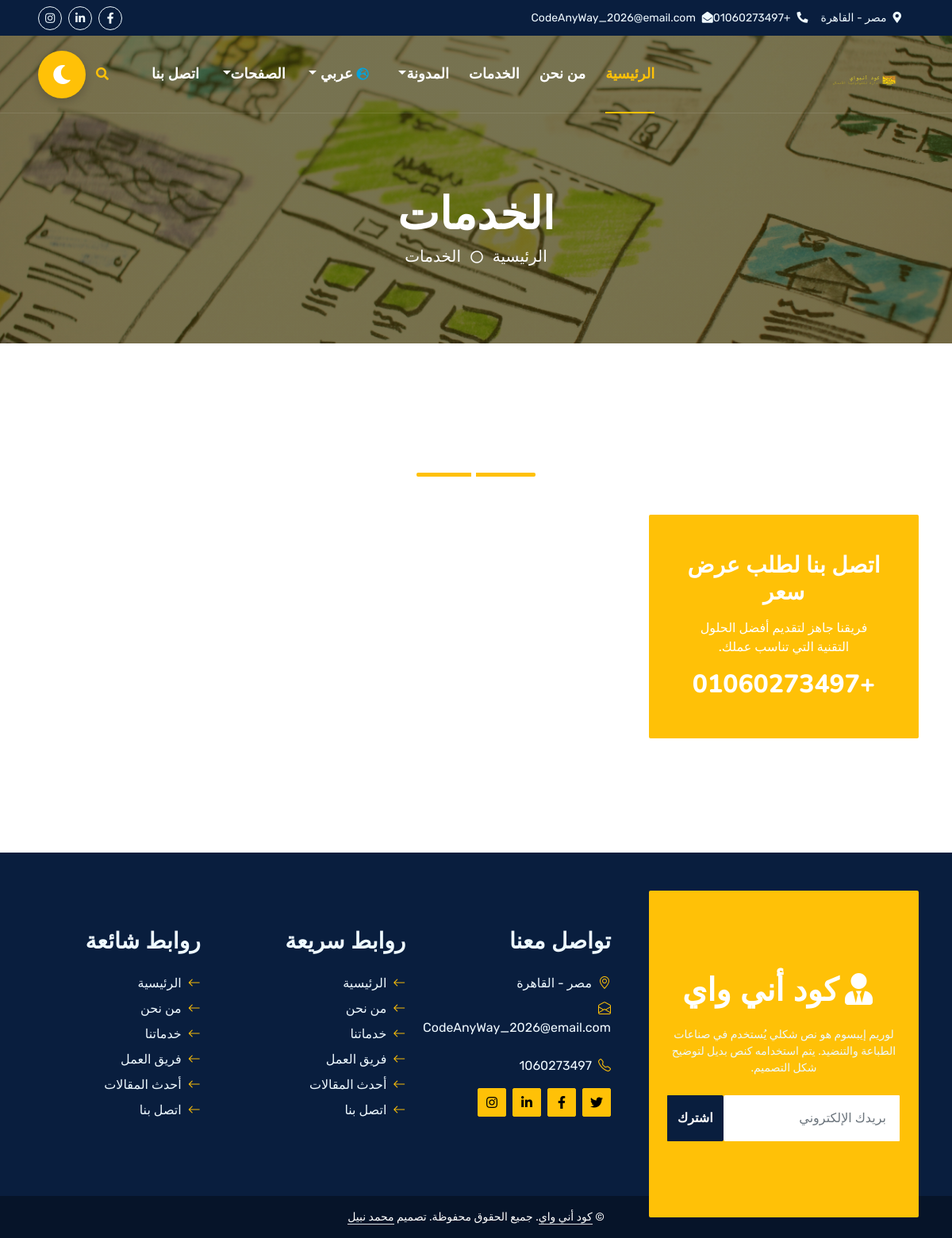
Before: /ar/services/ with the older database file.
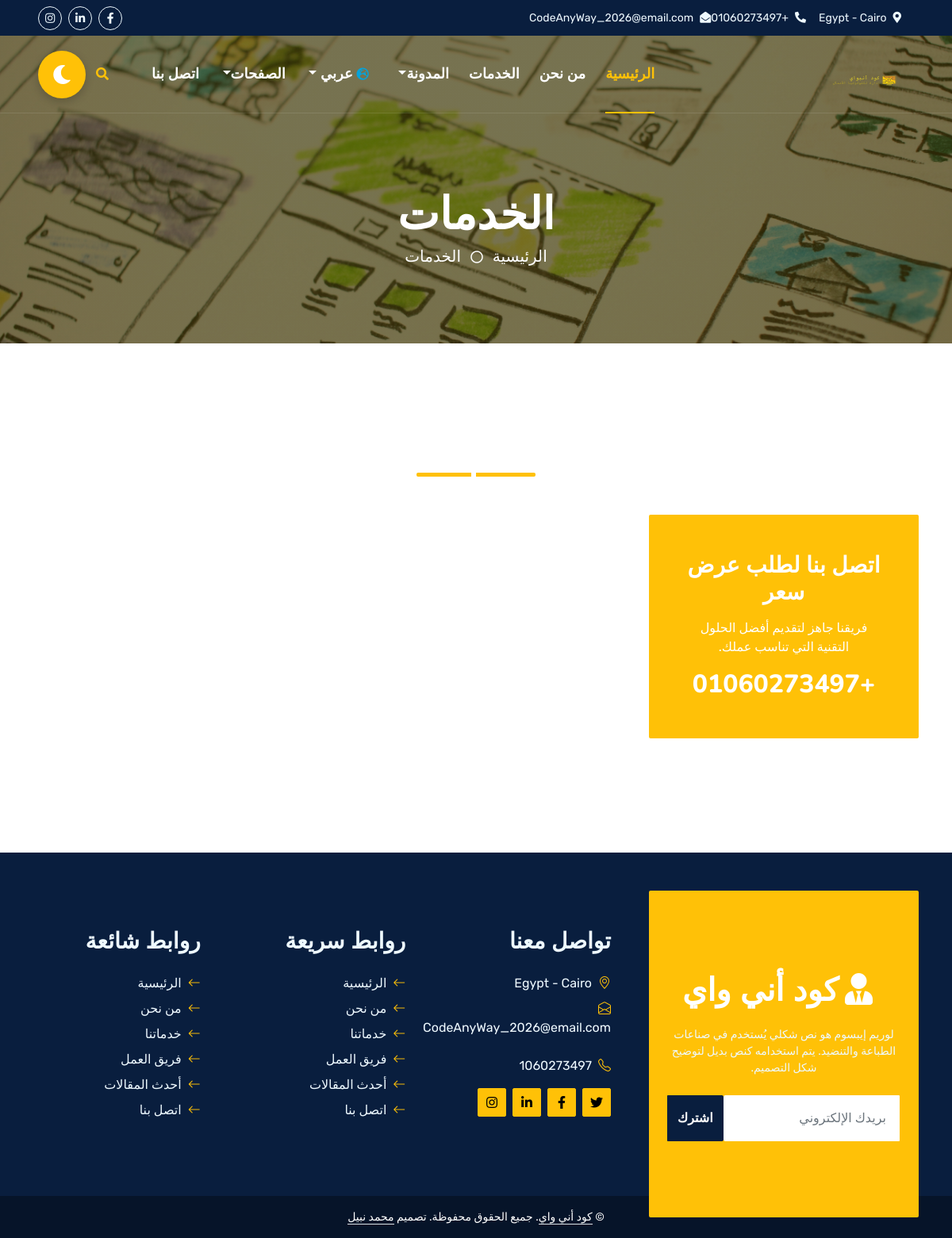
After: the same page with the newer database file.
### contact/models.py (models this page shows, shortened)
class info(models.Model):
    phone_contact = models.IntegerField(null=True, blank=True)
    email_contact = models.EmailField(max_length=25, null=True, blank=True)
    location_contact = models.CharField(max_length=60, null=True, blank=True)
    location_contact_ar = models.CharField(max_length=60, null=True, blank=True)
    iframe_map_contact = models.CharField(null=True, blank=True)
    class Meta:
        db_table = ''
        managed = True
        verbose_name = 'Info'
        verbose_name_plural = 'Info'

### hero/models.py (models this page shows, shortened)
class HeroSlider(models.Model):
    title_site = models.CharField(max_length=200)
    title_site_ar = models.CharField(max_length=200)
    logo_site = models.ImageField(upload_to='hero_images/')
    logo_site_ar = models.ImageField(upload_to='hero_images/')
    favicon_site = models.ImageField(upload_to='hero_images/')
    created_at = models.DateTimeField(auto_now_add=True)
    class Meta:
        verbose_name = "Hero Slider"
        verbose_name_plural = "Hero Sliders"

### services/views.py (the view)
# urls.py: path('services/', include('services.urls'), name='services'),
def services(request):
    info_contact = info.objects.first()
    social_media_contacts = social_media_info.objects.all()
    hero_sliders = HeroSlider.objects.first()
    heroes = Hero.objects.all()
    service_starts = ServiceStart.objects.first()
    service_items = ServiceItem.objects.all()
    context = {
        'service_starts': service_starts,
        'service_items': service_items,
        'info_contact': info_contact,
        'social_media_contacts': social_media_contacts,
        'hero_sliders': hero_sliders,
        'heroes': heroes,
    }
    return render(request, 'home_services/services_list.html', context)

### services/templates/home_services/services_list.html (shortened to what this page needs)
{% extends "base.html" %}
{% load static %}
{% load i18n %}
{% block content_ar %}
    <div class="container-fluid bg-primary py-5 bg-header mb-5" dir="rtl">
        <div class="row py-5">
            <div class="col-12 pt-lg-5 mt-lg-5 text-center">
                <h1 class="display-4 text-white animated zoomIn">الخدمات</h1>
                <a href="{% url 'core:home' %}" class="h5 text-white">الرئيسية</a>
                <i class="far fa-circle text-white px-2"></i>
                <a href="{% url 'services' %}" class="h5 text-white">الخدمات</a>
            </div>
        </div>
    </div>
    <div id="services" class="container-fluid py-5 wow fadeInUp" data-wow-delay="0.1s" dir="rtl">
        <div class="container py-5">
            <div class="section-title text-center position-relative pb-3 mb-5 mx-auto" style="max-width: 600px;">
            </div>
            <div class="row g-5">
                <div class="col-lg-4 col-md-6 wow zoomIn" data-wow-delay="0.9s">
                    <div class="position-relative bg-warning rounded h-100 d-flex flex-column align-items-center justify-content-center text-center p-5">
                        <h3 class="text-white mb-3">اتصل بنا لطلب عرض سعر</h3>
                        <p class="text-white mb-3">فريقنا جاهز لتقديم أفضل الحلول التقنية التي تناسب عملك.</p>
                        <h2 class="text-white mb-0">+0{{ info_contact.phone_contact }}</h2>
                    </div>
                </div>
            </div>
        </div>
    </div>
{% endblock content_ar %}

### templates/parts/topbar.html (shortened to what this page needs)
{% load static %}
{% load i18n %}
{% if LANGUAGE_CODE == 'ar' %}
    <div class="container-fluid bg-dark px-5 d-none d-lg-block" dir="rtl">
        <div class="row gx-0">
            <div class="col-lg-8 text-center text-lg-end mb-2 mb-lg-0">
                <div class="d-inline-flex align-items-center" style="height: 45px;">
                    <small class="me-3 text-light"><i class="fa fa-map-marker-alt ms-2"></i>{{ info_contact.location_contact }}</small>
                    <small class="me-3 text-light"><i class="fa fa-phone-alt ms-2"></i>+0{{ info_contact.phone_contact }}</small>
                    <small class="text-light"><i class="fa fa-envelope-open ms-2"></i>{{ info_contact.email_contact }}</small>
                </div>
            </div>
            <div class="col-lg-4 text-center text-lg-start">
                <div class="d-inline-flex align-items-center" style="height: 45px;">
                    {% for social in social_media_contacts %}
                        <a class="btn btn-sm btn-outline-light btn-sm-square rounded-circle me-2" href="{{ social.link }}"><i class="fab {{ social.icon_name }} fw-normal"></i></a>
                    {% endfor %}
                </div>
            </div>
        </div>
    </div>
{% endif %}

### templates/parts/navbar.html (shortened to what this page needs)
{% load static %}
{% load i18n %}
{% if LANGUAGE_CODE == 'ar' %}
    <div class="container-fluid position-relative p-0" dir="rtl">
        <nav class="navbar navbar-expand-lg navbar-dark px-5 py-3 py-lg-0">
                <h1 class="m-0">
                    <a href="{% url 'core:home' %}" class="navbar-brand p-0">
                        {% if hero_sliders %}
                            <img src="{{ hero_sliders.logo_site_ar.url }}" alt="الشعار" style="width: 30%; height: 100%;">
                        {% else %}
                            <img src="{% static 'img/2-textcode.png' %}" alt="الشعار" style="width: 30%; height: 100%;">
                        {% endif %}
                    </a>
                </h1>
            <div class="collapse navbar-collapse" id="navbarCollapse">
                <div class="navbar-nav me-auto py-0 text-end" style="width: max-content;">
                    <a href="{% url 'core:home' %}" class="nav-item nav-link active">الرئيسية</a>
                    <a href="{% if home %}#about{% else %}{% url 'core:home' %}#about{% endif %}" class="nav-item nav-link">من نحن</a>
                    <a href="{% if home %}#services{% else %}{% url 'services' %}#services{% endif %}" class="nav-item nav-link">الخدمات</a>
                    <div class="nav-item dropdown">
                        <a href="#" class="nav-link dropdown-toggle" data-bs-toggle="dropdown">المدونة</a>
                    </div>
                    <div class="nav-item dropdown">
                        <form action="{% url 'set_language' %}" method="post" class="d-inline">
                            <a href="#" class="nav-link dropdown-toggle" data-bs-toggle="dropdown">
                            <small><i class="fas fa-globe-europe text-primary me-2"></i></small>
                            {% get_current_language as LANGUAGE_CODE %}
                            {% if LANGUAGE_CODE == "ar" %}
                                عربي
                            {% else %}
                                English
                            {% endif %}
                            </a>
                        </form>
                    </div>
                    <div class="nav-item dropdown">
                        <a href="#" class="nav-link dropdown-toggle" data-bs-toggle="dropdown">الصفحات</a>
                    </div>
                    <a href="{% url 'contact:contact_home' %}" class="nav-item nav-link">اتصل بنا</a>
                </div>
                <div class="d-flex align-items-center">
                    <button type="button" class="btn text-warning me-3" data-bs-toggle="modal" data-bs-target="#searchModal">
                        <i class="fa fa-search"></i>
                    </button>
                    <button class="dark-mode-btn" id="darkModeToggle">
                        <i class="fas fa-moon" id="darkModeIcon"></i>
                    </button>
                </div>
            </div>
        </nav>
    </div>
{% endif %}

### templates/parts/footer.html (shortened to what the changed rows need)
{% load static %}
{% load i18n %}
{% if LANGUAGE_CODE == 'ar' %}
    <div class="container-fluid bg-dark text-light mt-5 wow fadeInUp" data-wow-delay="0.1s" dir="rtl">
        <div class="container py-5">
            <div class="row gx-5">
                <div class="col-lg-4 col-md-6 footer-about">
                    <div class="d-flex flex-column align-items-center justify-content-center text-center h-100 bg-warning p-4 rounded">
                        <a href="index.html" class="navbar-brand mb-3">
                            <h1 class="m-0 text-white"><i class="fa fa-user-tie ms-2"></i>كود أني واي</h1>
                        </a>
                        <p class="mb-4 small">لوريم إيبسوم هو نص شكلي يُستخدم في صناعات الطباعة والتنضيد. يتم استخدامه كنص بديل لتوضيح شكل التصميم.</p>
                        <form action="">
                            <div class="input-group">
                                <input type="text" class="form-control border-white p-3 text-end" placeholder="بريدك الإلكتروني">
                                <button class="btn btn-dark">اشترك</button>
                            </div>
                        </form>
                    </div>
                </div>
                <div class="col-lg-8 col-md-6">
                    <div class="row gx-5">
                        <div class="col-lg-4 col-md-12 pt-5 mb-5">
                            <h3 class="text-light mb-4">تواصل معنا</h3>
                            <p class="mb-2"><i class="bi bi-geo-alt text-warning ms-2"></i>{{ info_contact.location_contact }}</p>
                            <p class="mb-4"><i class="bi bi-envelope-open text-warning ms-2"></i>{{ info_contact.email_contact }}</p>
                            <p class="mb-2"><i class="bi bi-telephone text-warning ms-2"></i>{{ info_contact.phone_contact }}</p>
                            <div class="d-flex mt-3">
                                <a class="btn btn-warning btn-square ms-2" href="#"><i class="fab fa-twitter"></i></a>
                                <a class="btn btn-warning btn-square ms-2" href="#"><i class="fab fa-facebook-f"></i></a>
                                <a class="btn btn-warning btn-square ms-2" href="#"><i class="fab fa-linkedin-in"></i></a>
                                <a class="btn btn-warning btn-square" href="#"><i class="fab fa-instagram"></i></a>
                            </div>
                        </div>
                        <div class="col-lg-4 col-md-12 pt-0 pt-lg-5 mb-5">
                            <h3 class="text-light mb-4">روابط سريعة</h3>
                            <a class="text-light mb-2 d-block" href="{% url 'core:home' %}"><i class="bi bi-arrow-left text-warning ms-2"></i>الرئيسية</a>
                            <a class="text-light mb-2 d-block" href="#"><i class="bi bi-arrow-left text-warning ms-2"></i>من نحن</a>
                            <a class="text-light mb-2 d-block" href="#"><i class="bi bi-arrow-left text-warning ms-2"></i>خدماتنا</a>
                            <a class="text-light mb-2 d-block" href="#"><i class="bi bi-arrow-left text-warning ms-2"></i>فريق العمل</a>
                            <a class="text-light mb-2 d-block" href="{% url 'blog:blog_home' %}"><i class="bi bi-arrow-left text-warning ms-2"></i>أحدث المقالات</a>
                            <a class="text-light d-block" href="{% url 'contact:contact_home' %}"><i class="bi bi-arrow-left text-warning ms-2"></i>اتصل بنا</a>
                        </div>
                        <div class="col-lg-4 col-md-12 pt-0 pt-lg-5 mb-5">
                            <h3 class="text-light mb-4">روابط شائعة</h3>
                            <a class="text-light mb-2 d-block" href="#"><i class="bi bi-arrow-left text-warning ms-2"></i>الرئيسية</a>
                            <a class="text-light mb-2 d-block" href="#"><i class="bi bi-arrow-left text-warning ms-2"></i>من نحن</a>
                            <a class="text-light mb-2 d-block" href="#"><i class="bi bi-arrow-left text-warning ms-2"></i>خدماتنا</a>
                            <a class="text-light mb-2 d-block" href="#"><i class="bi bi-arrow-left text-warning ms-2"></i>فريق العمل</a>
                            <a class="text-light mb-2 d-block" href="#"><i class="bi bi-arrow-left text-warning ms-2"></i>أحدث المقالات</a>
                            <a class="text-light d-block" href="#"><i class="bi bi-arrow-left text-warning ms-2"></i>اتصل بنا</a>
                        </div>
                    </div>
                </div>
            </div>
        </div>
    </div>
    <div class="container-fluid text-white py-3" style="background: #061429;" dir="rtl">
        <div class="container text-center">
            <p class="mb-0 small">
                &copy; <a class="text-white border-bottom" href="#">كود أني واي</a>. جميع الحقوق محفوظة.
                تصميم <a class="text-white border-bottom" href="https://mohamednabilpro.deplois.net">محمد نبيل</a>
            </p>
        </div>
    </div>
{% endif %}

Changed rows visible on the page:
changed info "CodeAnyWay_2026@email.com": location_contact "مصر - القاهرة" → "Egypt - Cairo"
added HeroSlider: logo_site_ar (picture)
